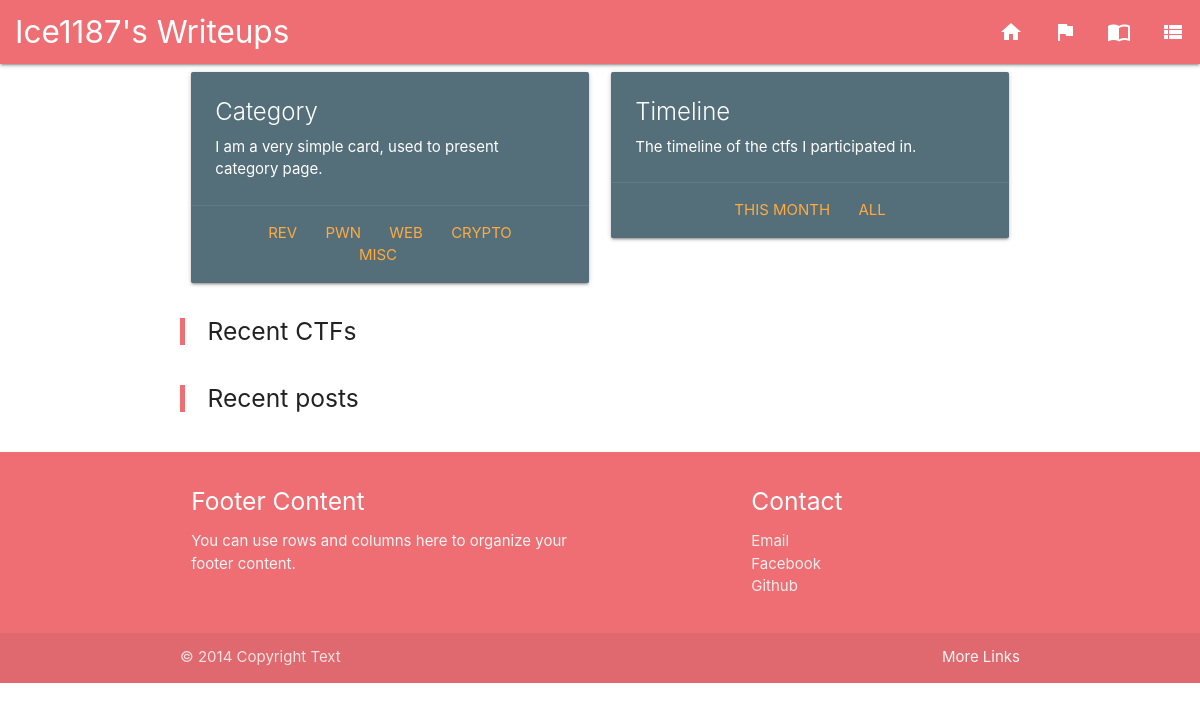
Page /blog/writeups/ on the earlier database version.
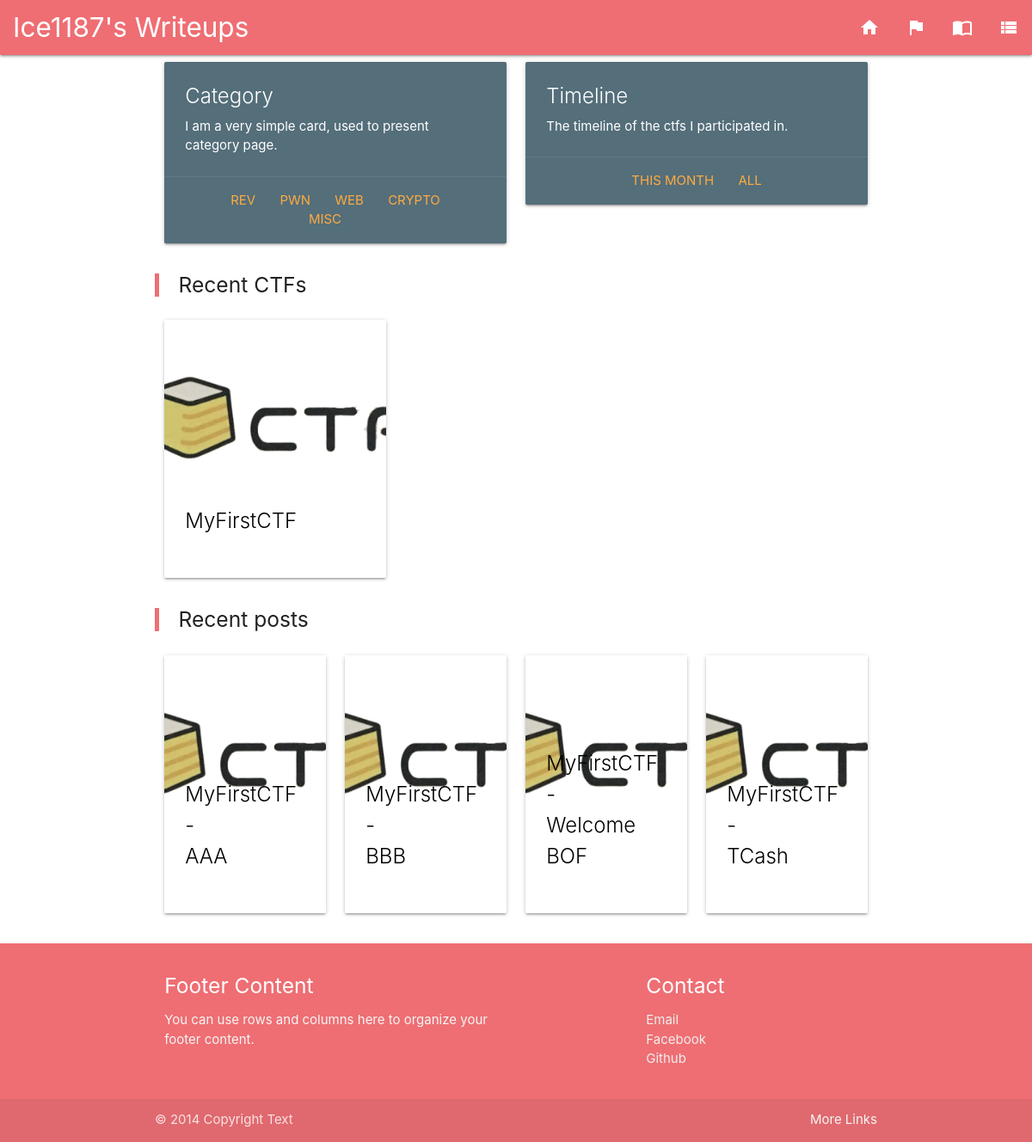
Same page on the later database version.
### blog/models.py (models this page shows, shortened)
class WriteupCTF(models.Model):
	name = models.CharField(default='Unknow', max_length=50)
	date = models.DateField()
	img = models.ImageField(upload_to='writeup/', blank=True)
	team = models.CharField(max_length=255, default='Ice1187')
	rank = models.CharField(max_length=10, blank=True)
	score = models.IntegerField(default=0)
	trashtalk = models.TextField(blank=True)
	class Meta():
		ordering = ["-date", "name"]
		get_latest_by = "-date"
	def __str__(self):
		return self.name

class WriteupArticle(models.Model):
	ctf = models.ForeignKey('WriteupCTF', default='Unknow', on_delete=models.SET_DEFAULT)
	category = models.ForeignKey('WriteupCategory', default='Uncategorize', on_delete=models.SET_DEFAULT,)
	name = models.CharField(max_length=50)
	description = MarkdownxField(blank=True)
	hint = models.TextField(blank=True)
	solution = MarkdownxField(blank=True)
	tags = models.ManyToManyField('WriteupTag', blank=True)
	class Meta():
		ordering = ["category", "name"]

### blog/views.py (the view)
# urls.py: path('writeups/', views.writeups, name='writeups'),
def writeups(request):
	writeups = WriteupArticle.objects.select_related('ctf')
	ctfs = WriteupCTF.objects.all()
	var = {
		'writeups': writeups[:8],
		'ctfs': ctfs[:3],
	}
	return render(request, 'blog/writeups.html', var)

### blog/templates/blog/writeups.html
{% extends "blog/base.html" %}
{% block navbarlogo %}
  Ice1187's Writeups
{% endblock navbarlogo %}
{% block content %}
<div class="row">
  <div class="col s12 m6 l6">
  	<a href="#">
      <div class="card blue-grey darken-1 waves-effect waves-light hoverable" style="width: 100%;">
        <div class="card-content white-text">
          <span class="card-title">Category</span>
          <p>I am a very simple card, used to present category page.</p>
        </div>
        <div class="card-action center-align">
          <a href="#">Rev</a>
          <a href="#">Pwn</a>
          <a href="#">Web</a>
          <a href="#">Crypto</a>
          <a href="#">Misc</a>
        </div>
      </div>
    </a>
  </div>
  <div class="col s12 m6 l6">
  	<a href="#">
      <div class="card blue-grey darken-1 waves-effect waves-light hoverable" style="width: 100%;">
        <div class="card-content white-text">
          <span class="card-title">Timeline</span>
          <p>The timeline of the ctfs I participated in.</p>
        </div>
        <div class="card-action center-align">
          <a href="#">This month</a>
          <a href="#">All</a>
        </div>
      </div>
    </a>
  </div>
</div>
<blockquote>
  <h5>
    Recent CTFs
  </h5>
</blockquote>
<div class="row">
{% for ctf in ctfs %}
  <div class="col s12 m4 l4">
  	<a href="{% url 'blog:ctf' ctf.name %}">
      <div class="card waves-effect waves-light hoverable" >
        <div class="card-image">
          <img src="{{ ctf.img.url }}" style="
          height: 300px;
          object-fit: cover;
          object-position: top;"
          alt={{ ctf.img.name }}>
          <div class="card-title">
            <p style="color: black;">{{ ctf.name }}</p>
          </div>
        </div>
      </div>
	</a>
  </div>
{% endfor %}
</div>
<blockquote>
  <h5>
    Recent posts
  </h5>
</blockquote>
<div class="row">
{% for writeup in writeups %}
  <div class="col s12 m6 l3">
  	<a href="{% url 'blog:problem' writeup.ctf writeup.name %}">
      <div class="card waves-effect waves-light hoverable" >
        <div class="card-image">
          <img src="{{ writeup.ctf.img.url }}" style="
          height: 300px;
          object-fit: cover;
          object-position: top;"
          alt={{ writeup.ctf.img.name }}>
          <div class="card-title">
            <p style="color: black;">{{ writeup.ctf.name }} - <br>{{ writeup.name }}</p>
          </div>
        </div>
      </div>
    </a>
  </div>
{% endfor %}
</div>
{% endblock content %}

### blog/templates/blog/base.html (shortened to what this page needs)
<!DOCTYPE html>
<html>
<head>
  {% include "blog/header.html" %}
</head>
<body>
  <nav>
    <div class="nav-wrapper">
      <a href="{% block logolink %}/blog/index.html{% endblock logolink %}" class="brand-logo">
          {% block navbarlogo %}{% endblock navbarlogo %}
      </a>
      <ul class="right hide-on-med-and-down">
        <li><a href="{% url 'blog:index' %}"><i class="material-icons">home</i></a></li>
        <li><a href="{% url 'blog:writeups' %}"><i class="material-icons">flag</i></a></li>
        <li><a href="bookreviews.html"><i class="material-icons">import_contacts</i></a></li>
        <li><a href="mobile.html"><i class="material-icons">view_list</i></a></li>
      </ul>
    </div>
  </nav>
  <div class="container">
    {% block content %}{% endblock content %}
  </div>
  {% include "blog/footer.html" %}
</body>
</html>

### blog/templates/blog/header.html (shortened to what this page needs)
<link rel="stylesheet" href="https://cdnjs.cloudflare.com/ajax/libs/materialize/1.0.0/css/materialize.min.css">

### blog/templates/blog/footer.html
<footer class="page-footer">
  <div class="container">
    <div class="row">
      <div class="col s12 l6">
        <h5 class="white-text">Footer Content</h5>
        <p class="grey-text text-lighten-4">You can use rows and columns here to organize your footer content.</p>
      </div>
      <div class="col offset-l2 s12 l4">
        <h5 class="white-text">Contact</h5>
        <ul>
          <li><a class="grey-text text-lighten-3" href="mailto:hcc001202@gmail.com">Email</a></li>
          <li><a class="grey-text text-lighten-3" href="https://www.facebook.com/1202aga">Facebook</a></li>
          <li><a class="grey-text text-lighten-3" href="https://github.com/Ice1187">Github</a></li>
        </ul>
      </div>
    </div>
  </div>
  <div class="footer-copyright">
    <div class="container">
    © 2014 Copyright Text
    <a class="grey-text text-lighten-4 right" href="#!">More Links</a>
    </div>
  </div>
</footer>

Differences in the rows shown:
added WriteupCTF: img (picture), name "MyFirstCTF"
added WriteupArticle: ctf.img (picture), ctf.name "MyFirstCTF", name "AAA"
added WriteupArticle: ctf.img (picture), ctf.name "MyFirstCTF", name "BBB"
added WriteupArticle: ctf.img (picture), ctf.name "MyFirstCTF", name "Welcome BOF"
added WriteupArticle: ctf.img (picture), ctf.name "MyFirstCTF", name "TCash"
